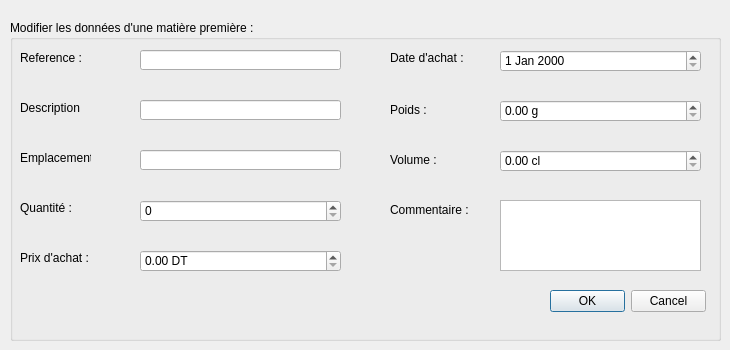
      <widget class="QWidget" name="page_4">
       <widget class="QGroupBox" name="groupBox_13">
        <property name="geometry">
         <rect>
          <x>10</x>
          <y>20</y>
          <width>711</width>
          <height>321</height>
         </rect>
        </property>
        <property name="title">
         <string>Modifier les données d'une matière première :</string>
        </property>
        <widget class="QLabel" name="label_48">
         <property name="geometry">
          <rect>
           <x>10</x>
           <y>30</y>
           <width>81</width>
           <height>16</height>
          </rect>
         </property>
         <property name="text">
          <string>Reference :</string>
         </property>
        </widget>
        <widget class="QLabel" name="label_59">
         <property name="geometry">
          <rect>
           <x>10</x>
           <y>180</y>
           <width>61</width>
           <height>16</height>
          </rect>
         </property>
         <property name="text">
          <string>Quantité :</string>
         </property>
        </widget>
        <widget class="QLabel" name="label_60">
         <property name="geometry">
          <rect>
           <x>10</x>
           <y>130</y>
           <width>71</width>
           <height>16</height>
          </rect>
         </property>
         <property name="text">
          <string>Emplacement :</string>
         </property>
        </widget>
        <widget class="QLabel" name="label_61">
         <property name="geometry">
          <rect>
           <x>10</x>
           <y>80</y>
           <width>61</width>
           <height>16</height>
          </rect>
         </property>
         <property name="text">
          <string>Description :</string>
         </property>
        </widget>
        <widget class="QLabel" name="label_63">
         <property name="geometry">
          <rect>
           <x>10</x>
           <y>230</y>
           <width>71</width>
           <height>16</height>
          </rect>
         </property>
         <property name="text">
          <string>Prix d'achat :</string>
         </property>
        </widget>
        <widget class="QLabel" name="label_64">
         <property name="geometry">
          <rect>
           <x>380</x>
           <y>30</y>
           <width>91</width>
           <height>16</height>
          </rect>
         </property>
         <property name="text">
          <string>Date d'achat :</string>
         </property>
        </widget>
        <widget class="QLineEdit" name="le_modif_descriptionMP">
         <property name="geometry">
          <rect>
           <x>130</x>
           <y>80</y>
           <width>201</width>
           <height>20</height>
          </rect>
         </property>
        </widget>
        <widget class="QLineEdit" name="le_modif_referenceMP">
         <property name="geometry">
          <rect>
           <x>130</x>
           <y>30</y>
           <width>201</width>
           <height>20</height>
          </rect>
         </property>
         <property name="readOnly">
          <bool>true</bool>
         </property>
        </widget>
        <widget class="QLineEdit" name="le_modif_emplacementMP">
         <property name="geometry">
          <rect>
           <x>130</x>
           <y>130</y>
           <width>201</width>
           <height>20</height>
          </rect>
         </property>
        </widget>
        <widget class="QLabel" name="label_65">
         <property name="geometry">
          <rect>
           <x>380</x>
           <y>80</y>
           <width>51</width>
           <height>20</height>
          </rect>
         </property>
         <property name="text">
          <string>Poids :</string>
         </property>
        </widget>
        <widget class="QLabel" name="label_66">
         <property name="geometry">
          <rect>
           <x>380</x>
           <y>130</y>
           <width>47</width>
           <height>20</height>
          </rect>
         </property>
         <property name="text">
          <string>Volume :</string>
         </property>
        </widget>
        <widget class="QLabel" name="label_67">
         <property name="geometry">
          <rect>
           <x>380</x>
           <y>180</y>
           <width>81</width>
           <height>20</height>
          </rect>
         </property>
         <property name="text">
          <string>Commentaire :</string>
         </property>
        </widget>
        <widget class="QTextEdit" name="le_modif_commentaireMP">
         <property name="geometry">
          <rect>
           <x>490</x>
           <y>180</y>
           <width>201</width>
           <height>71</height>
          </rect>
         </property>
        </widget>
        <widget class="QDialogButtonBox" name="button_okAjoutMP_2">
         <property name="geometry">
          <rect>
           <x>540</x>
           <y>270</y>
           <width>156</width>
           <height>23</height>
          </rect>
         </property>
         <property name="standardButtons">
          <set>QDialogButtonBox::Cancel|QDialogButtonBox::Ok</set>
         </property>
        </widget>
        <widget class="QDateEdit" name="dateAchatMP_modif">
         <property name="geometry">
          <rect>
           <x>490</x>
           <y>30</y>
           <width>201</width>
           <height>22</height>
          </rect>
         </property>
        </widget>
        <widget class="QSpinBox" name="sb_modif_quantiteMP">
         <property name="geometry">
          <rect>
           <x>130</x>
           <y>180</y>
           <width>201</width>
           <height>22</height>
          </rect>
         </property>
        </widget>
        <widget class="QDoubleSpinBox" name="dsb_modif_prixMP">
         <property name="geometry">
          <rect>
           <x>130</x>
           <y>230</y>
           <width>201</width>
           <height>22</height>
          </rect>
         </property>
         <property name="suffix">
          <string> DT</string>
         </property>
        </widget>
        <widget class="QDoubleSpinBox" name="dsb_modif_poidsMP">
         <property name="geometry">
          <rect>
           <x>490</x>
           <y>80</y>
           <width>201</width>
           <height>22</height>
          </rect>
         </property>
         <property name="suffix">
          <string> g</string>
         </property>
        </widget>
        <widget class="QDoubleSpinBox" name="dsb_modif_volumeMP">
         <property name="geometry">
          <rect>
           <x>490</x>
           <y>130</y>
           <width>201</width>
           <height>22</height>
          </rect>
         </property>
         <property name="suffix">
          <string> cl</string>
         </property>
        </widget>
       </widget>
      </widget>
